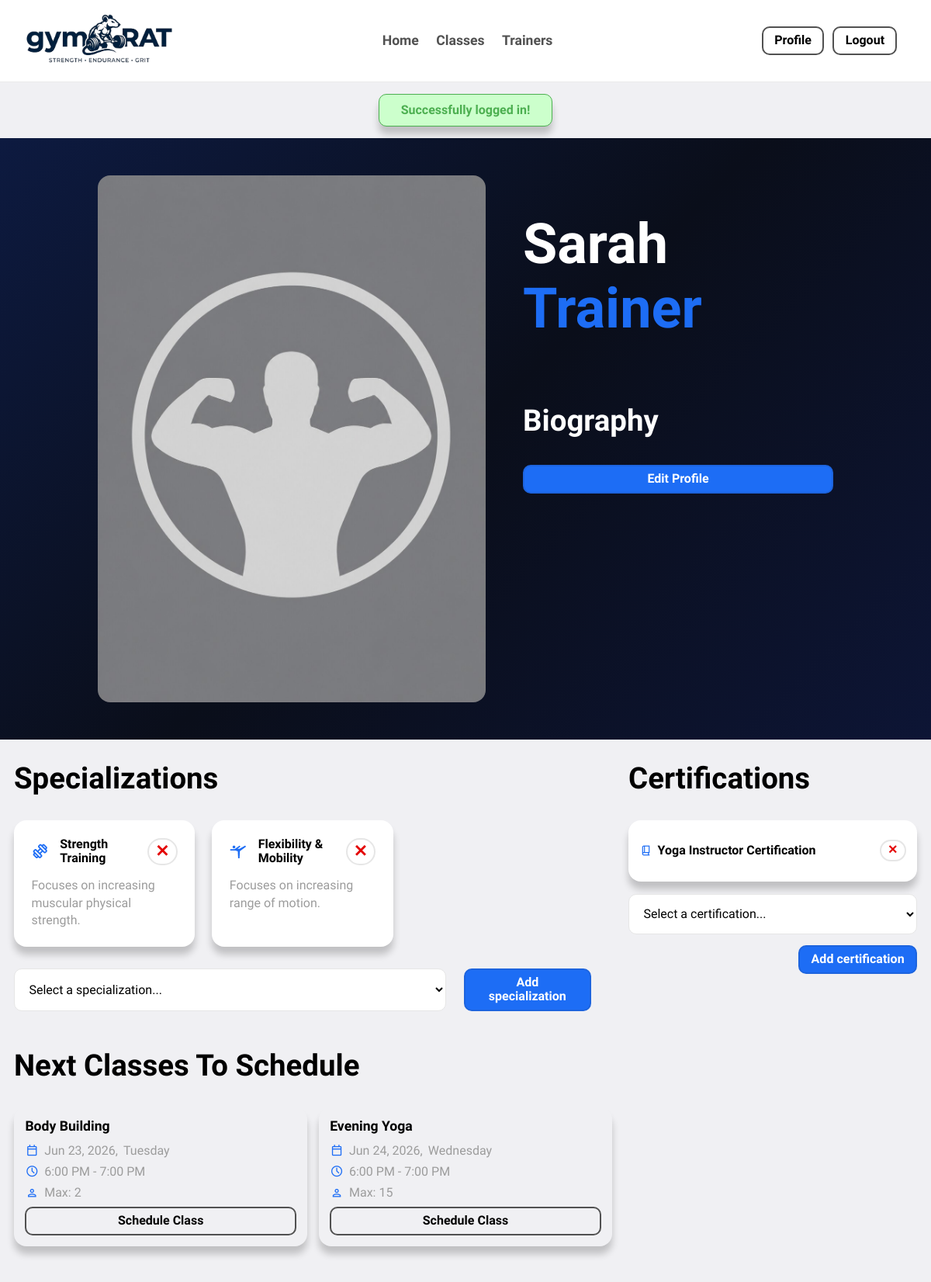
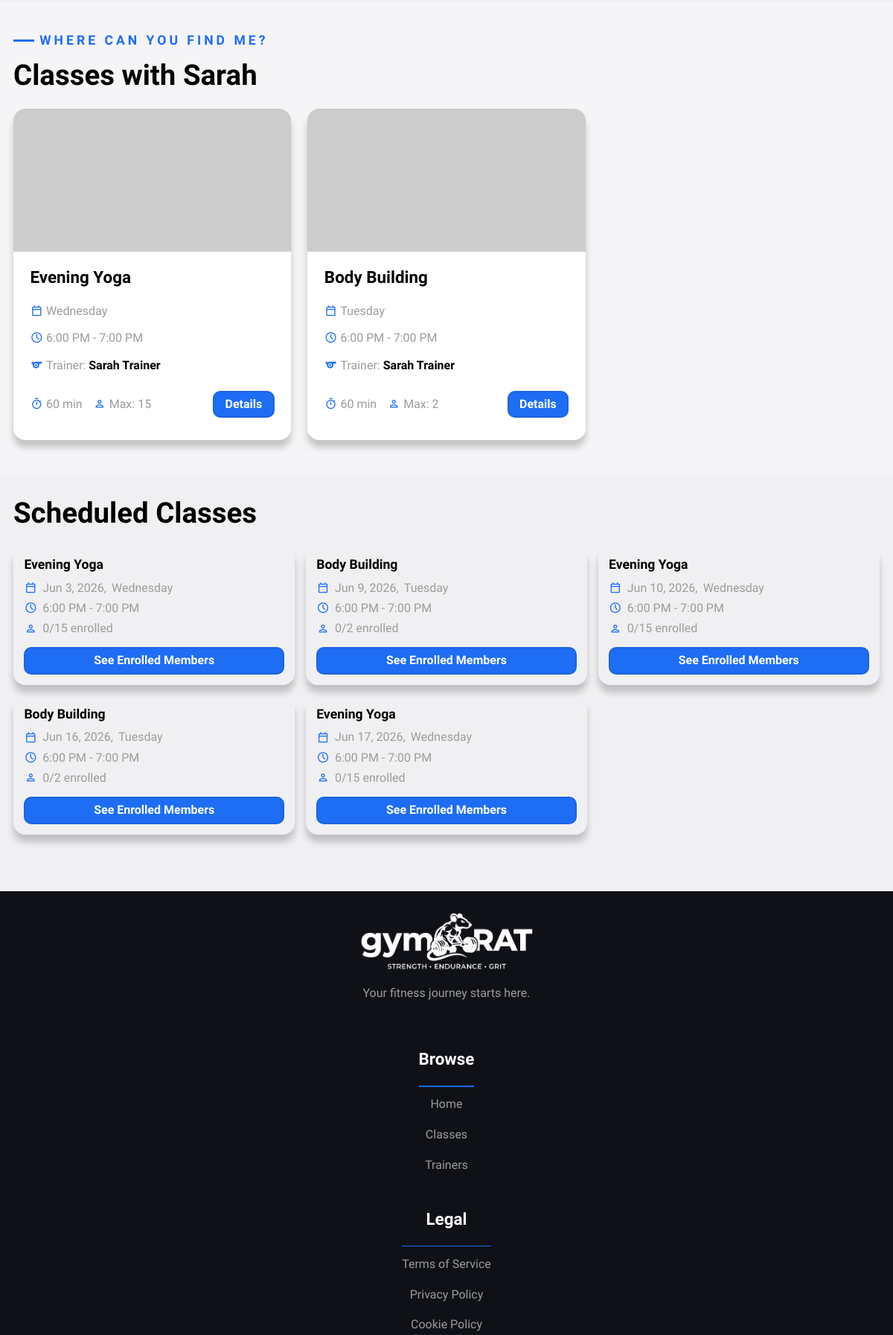
Screenshot of /pages/trainer.php?id=7 (signed in, upper part) with the database file from the repository (2 pictures, top to bottom).
### tables this page shows
CREATE TABLE ClassType (
    id INTEGER NOT NULL,
    trainer_id INTEGER NOT NULL,
    name TEXT NOT NULL,
    description TEXT NOT NULL,
    capacity INTEGER NOT NULL,
    start_time TEXT NOT NULL,
    end_time TEXT NOT NULL,
    weekday INTEGER NOT NULL,
    -- add constraints and checks
    CONSTRAINT PK_ClassType PRIMARY KEY (id),
    CONSTRAINT FK_ClassType_Trainer 
        FOREIGN KEY (trainer_id) 
        REFERENCES Trainer(id) 
        ON DELETE CASCADE 
        ON UPDATE CASCADE,
    CONSTRAINT ValidTimes CHECK (start_time < end_time),
    CONSTRAINT ValidWeekday CHECK (weekday >= 0 AND weekday <= 6),
    CONSTRAINT ValidCapacity CHECK (capacity > 0)
);

### templates/trainer.php (the view, shortened to what the rows shown need)
<?php
  require_once(__DIR__ . '/../database/trainer.class.php');
  require_once(__DIR__ . '/../database/authenticated_user.class.php');
  require_once(__DIR__ . '/common.php');
?>
<?php function drawTrainerIntro(Trainer $trainer, Session $session) {
  ?>
  <div id="trainer-profile" class="intro">
    <section class="container">
      <div>
        <h1><?= htmlspecialchars($trainer->getFirstName()) ?> <b><?= htmlspecialchars($trainer->getLastName()) ?></b></h1>
        <h2>Biography</h2>
      </div>
    </section>
  </div>
<?php } ?>
<?php function drawNextClassesToSchedule(array $nextClassesToSchedule, Session $session) { ?>
    <?php foreach ($nextClassesToSchedule as $class) { ?>
          <?php drawClassTime($class['startTimestamp'], $class['endTimestamp']); ?>
          <?php drawClassTypeCapacity($class['capacity']); ?>
    <?php } ?>
<?php } ?>
<?php function drawTrainerInfoContainer(int $trainerId, array $specializations, array $certifications, array $allSpecializations, array $allCertifications, array $nextClassesToSchedule, Session $session) { ?>
  <div id="trainer-info">
    <div class="container">
      <article>
        <h2>Specializations</h2>
      </article>
      <article>
        <h2>Certifications</h2>
      </article>
      <?php if ($session->getId() === $trainerId) { ?>
        <article>
          <h2>Next Classes To Schedule</h2>
          <?php if (empty($nextClassesToSchedule)) { ?>
            <p>You have not been assigned with any class type.</p>
          <?php } else { ?>
            <?php drawNextClassesToSchedule($nextClassesToSchedule, $session) ?>
          <?php } ?>
        </article>
      <?php } ?>
    </div>
  </div>
<?php } ?>
<?php function drawTrainerClassesContainer(string $firstname, array $classes) { ?>
  <div>
    <section class="container">
      <h2>Classes with <?= htmlspecialchars($firstname) ?></h2>
      <?php if (empty($classes)) { ?>
        <p><?= htmlspecialchars($firstname) ?> is not teaching any classes at the moment.</p>
      <?php } else { ?>
        <?php drawClasses($classes)  ?>
      <?php } ?>
    </section>
  </div>
<?php } ?>
<?php function drawTrainerScheduledClassesContainer(int $trainerId, array $scheduledClasses, Session $session) { ?>
  <div>
    <section class="container">
      <h2>Scheduled Classes</h2>
    </section>
  </div>
<?php } ?>
<?php function drawTrainerPage(Trainer $trainer, array $allSpecializations, array $allCertifications, array $nextClassesToSchedule, Session $session) {
  drawTrainerIntro($trainer, $session);
  drawTrainerInfoContainer($trainer->getId(), $trainer->specialitizations, $trainer->certifications, $allSpecializations, $allCertifications, $nextClassesToSchedule, $session);
  drawTrainerClassesContainer($trainer->getFirstName(), $trainer->classes);
  drawTrainerScheduledClassesContainer($trainer->getId(), $trainer->scheduledClasses, $session);
} ?>

### templates/common.php (shortened to what the rows shown need)
<?php function drawHeader(Session $session, string $title, array $extra_css = []) { ?>
<!DOCTYPE html>
<html lang="en">
  <head>
    <link rel="stylesheet" href="../css/normalize.css" >
    <link rel="stylesheet" href="../css/base.css" >
    <link rel="stylesheet" href="../css/layout.css" >
    <link rel="stylesheet" href="../css/components.css">
    <?php foreach ($extra_css as $css) { ?>
        <link rel="stylesheet" href="<?= '../css/page/' . $css ?>">
    <?php } ?>
  </head>
<body>
  <main>
<?php } ?>
<?php function drawFooter() { ?>
    </main>
  </body>
</html>
<?php } ?>
<?php function drawClassTypeCapacity(int $capacity) { ?>
  <p>
    <span class="symbol">person</span>
    Max: <?= (int) $capacity ?>
  </p>
<?php } ?>

### templates/classes.php (shortened to what the rows shown need)
<?php
  require_once (__DIR__ . '/../database/classType.class.php');
  require_once (__DIR__ . '/../database/gymClass.class.php');
  require_once (__DIR__ . '/../database/trainer.class.php');
  require_once(__DIR__ . '/class.php');
?>
<?php function drawClassType(ClassType $class) { ?>
	<article class="card class-card">
		<header>
			<img src="https://picsum.photos/400/300" alt="<?= htmlspecialchars($class->name) ?>">
		</header>
		<div>
			<h3><?= htmlspecialchars($class->name) ?></h3>
      <p>
        <span class="symbol">calendar_today</span>
        <?= htmlspecialchars($class->weekday) ?>
      </p>
      <?php
        drawClassTrainer($class->trainerId, $class->trainerName);
      ?>
		</div>
		<footer>
			<div>
				<?php
            drawClassDuration($class->startTime, $class->endTime);
          ?>
			</div>
			<a class="btn medium blue" href="../pages/class.php?id=<?= htmlspecialchars($class->id) ?>">Details</a>
		</footer>
	</article>
<?php } ?>
<?php function drawClasses(array $classes) { ?>
	<div class="card-grid class-list">
		<?php foreach ($classes as $class) {
			drawClassType($class);
		} ?>
	</div>
<?php } ?>

### templates/class.php (shortened to what the rows shown need)
<?php
  require_once(__DIR__ . '/../database/classType.class.php');
  require_once(__DIR__ . '/../database/gymClass.class.php');
  require_once(__DIR__ . '/common.php');
?>
<?php
function calculateDurationMinutes(string $startTime, string $endTime) : int {
    $start = new DateTime($startTime);
    $end = new DateTime($endTime);
    $interval = $start->diff($end);
    return (int)$interval->format('%i') + ((int)$interval->format('%h') * 60);
} ?>
<?php function drawClassTrainer(int $trainerId, string $trainerName) { ?>
  <p>
    <span class="symbol">sports</span>
    Trainer: <a class="trainer" href="../pages/trainer.php?id=<?= $trainerId; ?>"><?= htmlspecialchars($trainerName); ?></a>
  </p>
<?php } ?>
<?php function drawClassDuration(string $startTime, string $endTime) { ?>
  <p>
    <span class="symbol">timer</span>
    <?= calculateDurationMinutes($startTime, $endTime) ?> min
  </p>
<?php } ?>
<?php function drawClassTime(string $startTimestamp, string $endTimestamp) { ?>
  <p>
    <span class="symbol">schedule</span>
    <?= date('g:i A', strtotime($startTimestamp)) ?> - <?= date('g:i A', strtotime($endTimestamp)) ?>
  </p>
<?php } ?>

### rows the page displays
classtype: name "Evening Yoga", weekday "Wednesday", startTimestamp "6:00 PM", endTimestamp "7:00 PM", trainerName "Sarah Trainer", endTime "60", capacity "15"
classtype: name "Body Building", weekday "Tuesday", startTimestamp "6:00 PM", endTimestamp "7:00 PM", trainerName "Sarah Trainer", endTime "60", capacity "2"

### other values shown
$message['text'] "Successfully logged in!"
$trainer->getFirstName() "Sarah"
$trainer->getLastName() "Trainer"
$specialization['name'] "Strength Training"
$specialization['description'] "Focuses on increasing muscular physical strength."
$specialization['name'] "Flexibility & Mobility"
$specialization['description'] "Focuses on increasing range of motion."
$certification['name'] "Yoga Instructor Certification"
$class['name'] "Body Building"
date('M j, Y', strtotime($startTimestamp)) "Jun 23, 2026"
date('l', strtotime($startTimestamp)) "Tuesday"
$capacity "2"
$class['name'] "Evening Yoga"
date('M j, Y', strtotime($startTimestamp)) "Jun 24, 2026"
date('l', strtotime($startTimestamp)) "Wednesday"
